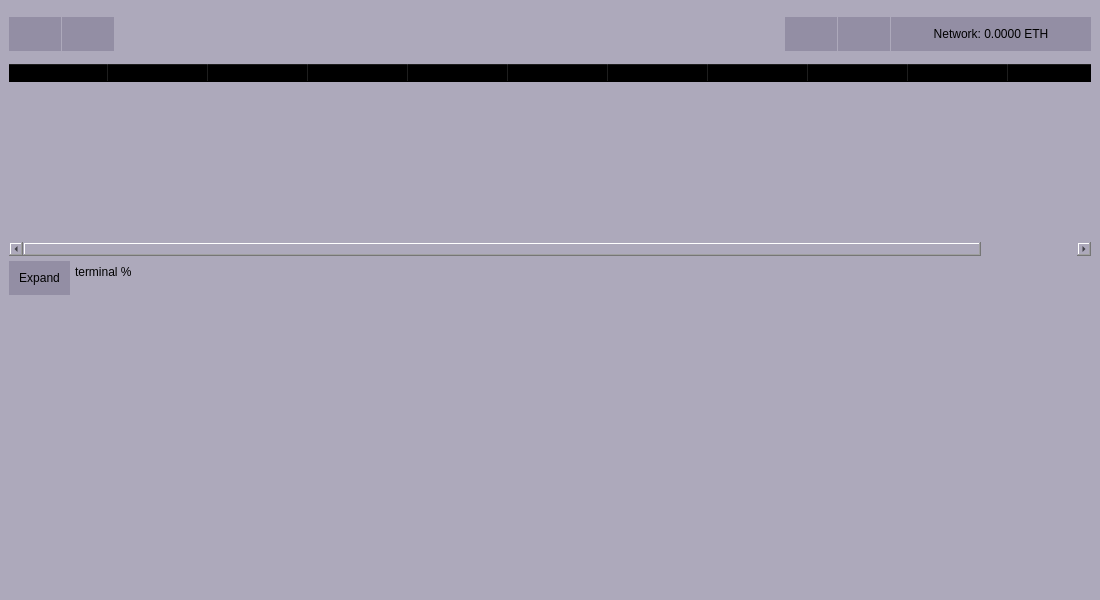
<?xml version="1.0" encoding="UTF-8"?>
<ui version="4.0">
 <class>MainWindow</class>
 <widget class="QMainWindow" name="MainWindow">
  <property name="geometry">
   <rect>
    <x>0</x>
    <y>0</y>
    <width>1100</width>
    <height>600</height>
   </rect>
  </property>
  <property name="windowTitle">
   <string>acorn sh</string>
  </property>
  <widget class="QWidget" name="centralwidget">
   <property name="styleSheet">
    <string notr="true">* {
    border: none;
    background-color: transparent;
    color: fff;
}

#centralwidget {
    background-color: #ada9bb;
}

QPushButton {
    padding: 10px;
    background-color: #938ea4;
    color: fff;
}

QPushButton:pressed {
    background-color: #6d6781;
}

QPushButton:checked {
    background-color: #938ea4;
}

QPushButton[flat=&quot;false&quot;] {
    border: 1px solid #0b2833;
}

#main_body {
    background-color: #ada9bb;
    border-radius: 10px;
}
</string>
   </property>
   <layout class="QVBoxLayout" name="verticalLayout">
    <item alignment="Qt::AlignmentFlag::AlignTop">
     <widget class="QFrame" name="Main">
      <property name="minimumSize">
       <size>
        <width>0</width>
        <height>100</height>
       </size>
      </property>
      <property name="frameShape">
       <enum>QFrame::Shape::StyledPanel</enum>
      </property>
      <property name="frameShadow">
       <enum>QFrame::Shadow::Raised</enum>
      </property>
      <layout class="QVBoxLayout" name="verticalLayout_2">
       <property name="spacing">
        <number>0</number>
       </property>
       <property name="leftMargin">
        <number>0</number>
       </property>
       <property name="topMargin">
        <number>0</number>
       </property>
       <property name="rightMargin">
        <number>0</number>
       </property>
       <property name="bottomMargin">
        <number>0</number>
       </property>
       <item alignment="Qt::AlignmentFlag::AlignTop">
        <widget class="QFrame" name="Header">
         <property name="sizePolicy">
          <sizepolicy hsizetype="Preferred" vsizetype="Minimum">
           <horstretch>0</horstretch>
           <verstretch>0</verstretch>
          </sizepolicy>
         </property>
         <property name="minimumSize">
          <size>
           <width>0</width>
           <height>50</height>
          </size>
         </property>
         <property name="maximumSize">
          <size>
           <width>16777215</width>
           <height>50</height>
          </size>
         </property>
         <property name="frameShape">
          <enum>QFrame::Shape::StyledPanel</enum>
         </property>
         <property name="frameShadow">
          <enum>QFrame::Shadow::Raised</enum>
         </property>
         <layout class="QHBoxLayout" name="horizontalLayout_5">
          <property name="spacing">
           <number>0</number>
          </property>
          <property name="leftMargin">
           <number>0</number>
          </property>
          <property name="topMargin">
           <number>0</number>
          </property>
          <property name="rightMargin">
           <number>0</number>
          </property>
          <property name="bottomMargin">
           <number>0</number>
          </property>
          <item>
           <layout class="QHBoxLayout" name="topBarLayout">
            <property name="spacing">
             <number>1</number>
            </property>
            <property name="sizeConstraint">
             <enum>QLayout::SizeConstraint::SetMinimumSize</enum>
            </property>
            <property name="leftMargin">
             <number>0</number>
            </property>
            <property name="rightMargin">
             <number>0</number>
            </property>
            <item>
             <widget class="QPushButton" name="dashboardButton">
              <property name="text">
               <string/>
              </property>
              <property name="icon">
               <iconset resource="resources.qrc">
                <normaloff>:/images/icons/home.svg</normaloff>:/images/icons/home.svg</iconset>
              </property>
              <property name="iconSize">
               <size>
                <width>16</width>
                <height>16</height>
               </size>
              </property>
             </widget>
            </item>
            <item>
             <widget class="QPushButton" name="hubButton">
              <property name="text">
               <string/>
              </property>
              <property name="icon">
               <iconset resource="resources.qrc">
                <normaloff>:/images/icons/download.svg</normaloff>:/images/icons/download.svg</iconset>
              </property>
              <property name="iconSize">
               <size>
                <width>16</width>
                <height>16</height>
               </size>
              </property>
             </widget>
            </item>
            <item>
             <spacer name="horizontalSpacer">
              <property name="orientation">
               <enum>Qt::Orientation::Horizontal</enum>
              </property>
              <property name="sizeType">
               <enum>QSizePolicy::Policy::Expanding</enum>
              </property>
              <property name="sizeHint" stdset="0">
               <size>
                <width>0</width>
                <height>0</height>
               </size>
              </property>
             </spacer>
            </item>
            <item>
             <widget class="QPushButton" name="helpButton">
              <property name="text">
               <string/>
              </property>
              <property name="icon">
               <iconset resource="resources.qrc">
                <normaloff>:/images/icons/help-circle.svg</normaloff>:/images/icons/help-circle.svg</iconset>
              </property>
              <property name="iconSize">
               <size>
                <width>16</width>
                <height>16</height>
               </size>
              </property>
             </widget>
            </item>
            <item>
             <widget class="QPushButton" name="settingsButton">
              <property name="text">
               <string/>
              </property>
              <property name="icon">
               <iconset resource="resources.qrc">
                <normaloff>:/images/icons/settings.svg</normaloff>:/images/icons/settings.svg</iconset>
              </property>
              <property name="iconSize">
               <size>
                <width>16</width>
                <height>16</height>
               </size>
              </property>
             </widget>
            </item>
            <item>
             <widget class="QPushButton" name="accountButton">
              <property name="minimumSize">
               <size>
                <width>200</width>
                <height>0</height>
               </size>
              </property>
              <property name="text">
               <string>Network: 0.0000 ETH</string>
              </property>
              <property name="icon">
               <iconset resource="resources.qrc">
                <normaloff>:/images/icons/user.svg</normaloff>:/images/icons/user.svg</iconset>
              </property>
              <property name="iconSize">
               <size>
                <width>16</width>
                <height>16</height>
               </size>
              </property>
             </widget>
            </item>
           </layout>
          </item>
         </layout>
        </widget>
       </item>
       <item alignment="Qt::AlignmentFlag::AlignTop">
        <widget class="QFrame" name="Body">
         <property name="sizePolicy">
          <sizepolicy hsizetype="Preferred" vsizetype="Expanding">
           <horstretch>0</horstretch>
           <verstretch>0</verstretch>
          </sizepolicy>
         </property>
         <property name="frameShape">
          <enum>QFrame::Shape::StyledPanel</enum>
         </property>
         <property name="frameShadow">
          <enum>QFrame::Shadow::Raised</enum>
         </property>
         <layout class="QHBoxLayout" name="horizontalLayout_6">
          <property name="spacing">
           <number>0</number>
          </property>
          <property name="leftMargin">
           <number>0</number>
          </property>
          <property name="topMargin">
           <number>0</number>
          </property>
          <property name="rightMargin">
           <number>0</number>
          </property>
          <property name="bottomMargin">
           <number>0</number>
          </property>
          <item>
           <widget class="QStackedWidget" name="stackedWidget">
            <property name="sizePolicy">
             <sizepolicy hsizetype="Preferred" vsizetype="Expanding">
              <horstretch>0</horstretch>
              <verstretch>0</verstretch>
             </sizepolicy>
            </property>
            <widget class="QWidget" name="dashboardPage">
             <layout class="QVBoxLayout" name="dashboardLayout">
              <property name="spacing">
               <number>0</number>
              </property>
              <property name="leftMargin">
               <number>0</number>
              </property>
              <property name="topMargin">
               <number>5</number>
              </property>
              <property name="rightMargin">
               <number>0</number>
              </property>
              <property name="bottomMargin">
               <number>0</number>
              </property>
              <item alignment="Qt::AlignmentFlag::AlignTop">
               <widget class="QFrame" name="frame_4">
                <property name="autoFillBackground">
                 <bool>false</bool>
                </property>
                <property name="styleSheet">
                 <string notr="true"/>
                </property>
                <property name="frameShape">
                 <enum>QFrame::Shape::StyledPanel</enum>
                </property>
                <property name="frameShadow">
                 <enum>QFrame::Shadow::Raised</enum>
                </property>
                <property name="midLineWidth">
                 <number>1</number>
                </property>
                <layout class="QHBoxLayout" name="horizontalLayout_4">
                 <property name="spacing">
                  <number>0</number>
                 </property>
                 <property name="leftMargin">
                  <number>0</number>
                 </property>
                 <property name="topMargin">
                  <number>0</number>
                 </property>
                 <property name="rightMargin">
                  <number>0</number>
                 </property>
                 <property name="bottomMargin">
                  <number>0</number>
                 </property>
                 <item>
                  <widget class="QTableWidget" name="containerTable">
                   <property name="styleSheet">
                    <string notr="true"/>
                   </property>
                   <property name="lineWidth">
                    <number>-3</number>
                   </property>
                   <property name="horizontalScrollBarPolicy">
                    <enum>Qt::ScrollBarPolicy::ScrollBarAsNeeded</enum>
                   </property>
                   <property name="showGrid">
                    <bool>true</bool>
                   </property>
                   <column>
                    <property name="text">
                     <string>Container Name</string>
                    </property>
                   </column>
                   <column>
                    <property name="text">
                     <string>Description</string>
                    </property>
                   </column>
                   <column>
                    <property name="text">
                     <string>Status</string>
                    </property>
                   </column>
                   <column>
                    <property name="text">
                     <string>Time</string>
                    </property>
                   </column>
                   <column>
                    <property name="text">
                     <string>Timer</string>
                    </property>
                   </column>
                   <column>
                    <property name="text">
                     <string>CPU</string>
                    </property>
                   </column>
                   <column>
                    <property name="text">
                     <string>GPU</string>
                    </property>
                   </column>
                   <column>
                    <property name="text">
                     <string>HDD</string>
                    </property>
                   </column>
                   <column>
                    <property name="text">
                     <string>NET</string>
                    </property>
                   </column>
                   <column>
                    <property name="text">
                     <string>Profitability</string>
                    </property>
                   </column>
                   <column>
                    <property name="text">
                     <string>Income</string>
                    </property>
                   </column>
                  </widget>
                 </item>
                </layout>
               </widget>
              </item>
              <item>
               <widget class="QFrame" name="frame_3">
                <property name="frameShape">
                 <enum>QFrame::Shape::StyledPanel</enum>
                </property>
                <property name="frameShadow">
                 <enum>QFrame::Shadow::Raised</enum>
                </property>
                <layout class="QHBoxLayout" name="horizontalLayout">
                 <property name="spacing">
                  <number>1</number>
                 </property>
                 <property name="leftMargin">
                  <number>0</number>
                 </property>
                 <property name="topMargin">
                  <number>5</number>
                 </property>
                 <property name="rightMargin">
                  <number>0</number>
                 </property>
                 <property name="bottomMargin">
                  <number>0</number>
                 </property>
                 <item alignment="Qt::AlignmentFlag::AlignTop">
                  <widget class="QFrame" name="frame_5">
                   <property name="frameShape">
                    <enum>QFrame::Shape::StyledPanel</enum>
                   </property>
                   <property name="frameShadow">
                    <enum>QFrame::Shadow::Raised</enum>
                   </property>
                   <layout class="QHBoxLayout" name="horizontalLayout_2">
                    <property name="spacing">
                     <number>0</number>
                    </property>
                    <property name="leftMargin">
                     <number>0</number>
                    </property>
                    <property name="topMargin">
                     <number>0</number>
                    </property>
                    <property name="rightMargin">
                     <number>0</number>
                    </property>
                    <property name="bottomMargin">
                     <number>0</number>
                    </property>
                    <item>
                     <widget class="QPushButton" name="pushButton">
                      <property name="text">
                       <string>Expand</string>
                      </property>
                     </widget>
                    </item>
                   </layout>
                  </widget>
                 </item>
                 <item alignment="Qt::AlignmentFlag::AlignTop">
                  <widget class="QFrame" name="frame_6">
                   <property name="sizePolicy">
                    <sizepolicy hsizetype="Expanding" vsizetype="Preferred">
                     <horstretch>0</horstretch>
                     <verstretch>0</verstretch>
                    </sizepolicy>
                   </property>
                   <property name="frameShape">
                    <enum>QFrame::Shape::StyledPanel</enum>
                   </property>
                   <property name="frameShadow">
                    <enum>QFrame::Shadow::Raised</enum>
                   </property>
                   <layout class="QHBoxLayout" name="horizontalLayout_3">
                    <property name="spacing">
                     <number>0</number>
                    </property>
                    <property name="leftMargin">
                     <number>0</number>
                    </property>
                    <property name="topMargin">
                     <number>0</number>
                    </property>
                    <property name="rightMargin">
                     <number>0</number>
                    </property>
                    <property name="bottomMargin">
                     <number>0</number>
                    </property>
                    <item>
                     <widget class="QPlainTextEdit" name="terminal">
                      <property name="styleSheet">
                       <string notr="true"/>
                      </property>
                      <property name="readOnly">
                       <bool>true</bool>
                      </property>
                      <property name="plainText">
                       <string>terminal %</string>
                      </property>
                     </widget>
                    </item>
                   </layout>
                  </widget>
                 </item>
                </layout>
               </widget>
              </item>
             </layout>
            </widget>
            <widget class="QWidget" name="hubPage">
             <layout class="QVBoxLayout" name="hubLayout">
              <property name="spacing">
               <number>0</number>
              </property>
              <property name="leftMargin">
               <number>0</number>
              </property>
              <property name="topMargin">
               <number>5</number>
              </property>
              <property name="rightMargin">
               <number>0</number>
              </property>
              <property name="bottomMargin">
               <number>0</number>
              </property>
              <item alignment="Qt::AlignmentFlag::AlignTop">
               <widget class="QFrame" name="frame_2">
                <property name="frameShape">
                 <enum>QFrame::Shape::StyledPanel</enum>
                </property>
                <property name="frameShadow">
                 <enum>QFrame::Shadow::Raised</enum>
                </property>
                <layout class="QHBoxLayout" name="horizontalLayout_8">
                 <property name="spacing">
                  <number>0</number>
                 </property>
                 <property name="leftMargin">
                  <number>0</number>
                 </property>
                 <property name="topMargin">
                  <number>0</number>
                 </property>
                 <property name="rightMargin">
                  <number>0</number>
                 </property>
                 <property name="bottomMargin">
                  <number>0</number>
                 </property>
                 <item>
                  <widget class="QTableWidget" name="hubTableWidget">
                   <column>
                    <property name="text">
                     <string>Name</string>
                    </property>
                   </column>
                   <column>
                    <property name="text">
                     <string>Link</string>
                    </property>
                   </column>
                   <column>
                    <property name="text">
                     <string>Description</string>
                    </property>
                   </column>
                   <column>
                    <property name="text">
                     <string>Stars</string>
                    </property>
                   </column>
                   <column>
                    <property name="text">
                     <string>Install</string>
                    </property>
                   </column>
                   <column>
                    <property name="text">
                     <string>Status</string>
                    </property>
                   </column>
                  </widget>
                 </item>
                </layout>
               </widget>
              </item>
             </layout>
            </widget>
            <widget class="QWidget" name="settingsPage">
             <layout class="QVBoxLayout" name="settingsLayout">
              <property name="spacing">
               <number>0</number>
              </property>
              <property name="leftMargin">
               <number>0</number>
              </property>
              <property name="topMargin">
               <number>5</number>
              </property>
              <property name="rightMargin">
               <number>0</number>
              </property>
              <property name="bottomMargin">
               <number>0</number>
              </property>
              <item alignment="Qt::AlignmentFlag::AlignTop">
               <widget class="QFrame" name="frame_7">
                <property name="frameShape">
                 <enum>QFrame::Shape::StyledPanel</enum>
                </property>
                <property name="frameShadow">
                 <enum>QFrame::Shadow::Raised</enum>
                </property>
                <layout class="QVBoxLayout" name="verticalLayout_3">
                 <property name="spacing">
                  <number>1</number>
                 </property>
                 <property name="leftMargin">
                  <number>0</number>
                 </property>
                 <property name="topMargin">
                  <number>0</number>
                 </property>
                 <property name="rightMargin">
                  <number>0</number>
                 </property>
                 <property name="bottomMargin">
                  <number>0</number>
                 </property>
                 <item alignment="Qt::AlignmentFlag::AlignLeft|Qt::AlignmentFlag::AlignTop">
                  <widget class="QFrame" name="frame_12">
                   <property name="frameShape">
                    <enum>QFrame::Shape::StyledPanel</enum>
                   </property>
                   <property name="frameShadow">
                    <enum>QFrame::Shadow::Raised</enum>
                   </property>
                   <layout class="QHBoxLayout" name="horizontalLayout_13">
                    <property name="spacing">
                     <number>0</number>
                    </property>
                    <property name="leftMargin">
                     <number>0</number>
                    </property>
                    <property name="topMargin">
                     <number>0</number>
                    </property>
                    <property name="rightMargin">
                     <number>0</number>
                    </property>
                    <property name="bottomMargin">
                     <number>0</number>
                    </property>
                    <item>
                     <widget class="QFrame" name="frame_8">
                      <property name="minimumSize">
                       <size>
                        <width>200</width>
                        <height>0</height>
                       </size>
                      </property>
                      <property name="maximumSize">
                       <size>
                        <width>200</width>
                        <height>16777215</height>
                       </size>
                      </property>
                      <property name="frameShape">
                       <enum>QFrame::Shape::StyledPanel</enum>
                      </property>
                      <property name="frameShadow">
                       <enum>QFrame::Shadow::Raised</enum>
                      </property>
                      <layout class="QHBoxLayout" name="horizontalLayout_9">
                       <property name="spacing">
                        <number>0</number>
                       </property>
                       <property name="leftMargin">
                        <number>0</number>
                       </property>
                       <property name="topMargin">
                        <number>0</number>
                       </property>
                       <property name="rightMargin">
                        <number>10</number>
                       </property>
                       <property name="bottomMargin">
                        <number>0</number>
                       </property>
                       <item>
                        <widget class="QPushButton" name="checkPythonButton">
                         <property name="sizePolicy">
                          <sizepolicy hsizetype="Minimum" vsizetype="Minimum">
                           <horstretch>0</horstretch>
                           <verstretch>0</verstretch>
                          </sizepolicy>
                         </property>
                         <property name="text">
                          <string>Python Version</string>
                         </property>
                        </widget>
                       </item>
                      </layout>
                     </widget>
                    </item>
                    <item>
                     <widget class="QLabel" name="pythonLabel">
                      <property name="minimumSize">
                       <size>
                        <width>100</width>
                        <height>0</height>
                       </size>
                      </property>
                      <property name="text">
                       <string/>
                      </property>
                     </widget>
                    </item>
                   </layout>
                  </widget>
                 </item>
                 <item alignment="Qt::AlignmentFlag::AlignLeft|Qt::AlignmentFlag::AlignTop">
                  <widget class="QFrame" name="frame_13">
                   <property name="frameShape">
                    <enum>QFrame::Shape::StyledPanel</enum>
                   </property>
                   <property name="frameShadow">
                    <enum>QFrame::Shadow::Raised</enum>
                   </property>
                   <layout class="QHBoxLayout" name="horizontalLayout_14">
                    <property name="spacing">
                     <number>0</number>
                    </property>
                    <property name="leftMargin">
                     <number>0</number>
                    </property>
                    <property name="topMargin">
                     <number>0</number>
                    </property>
                    <property name="rightMargin">
                     <number>0</number>
                    </property>
                    <property name="bottomMargin">
                     <number>0</number>
                    </property>
                    <item>
                     <widget class="QFrame" name="frame_11">
                      <property name="minimumSize">
                       <size>
                        <width>200</width>
                        <height>0</height>
                       </size>
                      </property>
                      <property name="maximumSize">
                       <size>
                        <width>200</width>
                        <height>16777215</height>
                       </size>
                      </property>
                      <property name="frameShape">
                       <enum>QFrame::Shape::StyledPanel</enum>
                      </property>
                      <property name="frameShadow">
                       <enum>QFrame::Shadow::Raised</enum>
                      </property>
                      <layout class="QHBoxLayout" name="horizontalLayout_12">
                       <property name="spacing">
                        <number>0</number>
                       </property>
                       <property name="leftMargin">
                        <number>0</number>
                       </property>
                       <property name="topMargin">
                        <number>0</number>
                       </property>
                       <property name="rightMargin">
                        <number>10</number>
                       </property>
                       <property name="bottomMargin">
                        <number>0</number>
                       </property>
                       <item>
                        <widget class="QPushButton" name="checkDockerInstallButton">
                         <property name="sizePolicy">
                          <sizepolicy hsizetype="Minimum" vsizetype="Minimum">
                           <horstretch>0</horstretch>
                           <verstretch>0</verstretch>
                          </sizepolicy>
                         </property>
                         <property name="text">
                          <string>Docker Install</string>
                         </property>
                        </widget>
                       </item>
                      </layout>
                     </widget>
                    </item>
                    <item>
                     <widget class="QLabel" name="dockerInstallLabel">
                      <property name="minimumSize">
                       <size>
                        <width>100</width>
                        <height>0</height>
                       </size>
                      </property>
                      <property name="text">
                       <string/>
                      </property>
                     </widget>
                    </item>
                   </layout>
                  </widget>
                 </item>
                 <item alignment="Qt::AlignmentFlag::AlignLeft|Qt::AlignmentFlag::AlignTop">
                  <widget class="QFrame" name="frame_14">
                   <property name="frameShape">
                    <enum>QFrame::Shape::StyledPanel</enum>
                   </property>
                   <property name="frameShadow">
                    <enum>QFrame::Shadow::Raised</enum>
                   </property>
                   <layout class="QHBoxLayout" name="horizontalLayout_15">
                    <property name="spacing">
                     <number>0</number>
                    </property>
                    <property name="leftMargin">
                     <number>0</number>
                    </property>
                    <property name="topMargin">
                     <number>0</number>
                    </property>
                    <property name="rightMargin">
                     <number>0</number>
                    </property>
                    <property name="bottomMargin">
                     <number>0</number>
                    </property>
                    <item>
                     <widget class="QFrame" name="frame_9">
                      <property name="minimumSize">
                       <size>
                        <width>200</width>
                        <height>0</height>
                       </size>
                      </property>
                      <property name="maximumSize">
                       <size>
                        <width>200</width>
                        <height>16777215</height>
                       </size>
                      </property>
                      <property name="frameShape">
                       <enum>QFrame::Shape::StyledPanel</enum>
                      </property>
                      <property name="frameShadow">
                       <enum>QFrame::Shadow::Raised</enum>
                      </property>
                      <layout class="QHBoxLayout" name="horizontalLayout_10">
                       <property name="spacing">
                        <number>0</number>
                       </property>
                       <property name="leftMargin">
                        <number>0</number>
                       </property>
                       <property name="topMargin">
                        <number>0</number>
                       </property>
                       <property name="rightMargin">
                        <number>10</number>
                       </property>
                       <property name="bottomMargin">
                        <number>0</number>
                       </property>
                       <item>
                        <widget class="QPushButton" name="checkWeb3Button">
                         <property name="sizePolicy">
                          <sizepolicy hsizetype="Minimum" vsizetype="Minimum">
                           <horstretch>0</horstretch>
                           <verstretch>0</verstretch>
                          </sizepolicy>
                         </property>
                         <property name="text">
                          <string>Web3 Connection</string>
                         </property>
                        </widget>
                       </item>
                      </layout>
                     </widget>
                    </item>
                    <item>
                     <widget class="QLabel" name="web3StatusLabel">
                      <property name="minimumSize">
                       <size>
                        <width>100</width>
                        <height>0</height>
                       </size>
                      </property>
                      <property name="text">
                       <string/>
                      </property>
                     </widget>
                    </item>
                   </layout>
                  </widget>
                 </item>
                 <item alignment="Qt::AlignmentFlag::AlignLeft|Qt::AlignmentFlag::AlignTop">
                  <widget class="QFrame" name="frame_15">
                   <property name="frameShape">
                    <enum>QFrame::Shape::StyledPanel</enum>
                   </property>
                   <property name="frameShadow">
                    <enum>QFrame::Shadow::Raised</enum>
                   </property>
                   <layout class="QHBoxLayout" name="horizontalLayout_16">
                    <property name="spacing">
                     <number>0</number>
                    </property>
                    <property name="leftMargin">
                     <number>0</number>
                    </property>
                    <property name="topMargin">
                     <number>0</number>
                    </property>
                    <property name="rightMargin">
                     <number>0</number>
                    </property>
                    <property name="bottomMargin">
                     <number>0</number>
                    </property>
                    <item>
                     <widget class="QFrame" name="frame_10">
                      <property name="minimumSize">
                       <size>
                        <width>200</width>
                        <height>0</height>
                       </size>
                      </property>
                      <property name="maximumSize">
                       <size>
                        <width>200</width>
                        <height>16777215</height>
                       </size>
                      </property>
                      <property name="frameShape">
                       <enum>QFrame::Shape::StyledPanel</enum>
                      </property>
                      <property name="frameShadow">
                       <enum>QFrame::Shadow::Raised</enum>
                      </property>
                      <layout class="QHBoxLayout" name="horizontalLayout_11">
                       <property name="spacing">
                        <number>0</number>
                       </property>
                       <property name="leftMargin">
                        <number>0</number>
                       </property>
                       <property name="topMargin">
                        <number>0</number>
                       </property>
                       <property name="rightMargin">
                        <number>10</number>
                       </property>
                       <property name="bottomMargin">
                        <number>0</number>
                       </property>
                       <item alignment="Qt::AlignmentFlag::AlignTop">
                        <widget class="QPushButton" name="checkAccounteButton">
                         <property name="sizePolicy">
                          <sizepolicy hsizetype="Minimum" vsizetype="Minimum">
                           <horstretch>0</horstretch>
                           <verstretch>0</verstretch>
                          </sizepolicy>
                         </property>
                         <property name="text">
                          <string>Account</string>
                         </property>
                        </widget>
                       </item>
                      </layout>
                     </widget>
                    </item>
                    <item>
                     <widget class="QFrame" name="frame_16">
                      <property name="frameShape">
                       <enum>QFrame::Shape::StyledPanel</enum>
                      </property>
                      <property name="frameShadow">
                       <enum>QFrame::Shadow::Raised</enum>
                      </property>
                      <layout class="QVBoxLayout" name="verticalLayout_4">
                       <property name="spacing">
                        <number>0</number>
                       </property>
                       <property name="leftMargin">
                        <number>0</number>
                       </property>
                       <property name="topMargin">
                        <number>0</number>
                       </property>
                       <property name="rightMargin">
                        <number>0</number>
                       </property>
                       <property name="bottomMargin">
                        <number>0</number>
                       </property>
                       <item>
                        <widget class="QLabel" name="addressLabel">
                         <property name="minimumSize">
                          <size>
                           <width>100</width>
                           <height>0</height>
                          </size>
                         </property>
                         <property name="text">
                          <string/>
                         </property>
                        </widget>
                       </item>
                       <item>
                        <widget class="QLabel" name="balanceLabel">
                         <property name="minimumSize">
                          <size>
                           <width>100</width>
                           <height>0</height>
                          </size>
                         </property>
                         <property name="text">
                          <string/>
                         </property>
                        </widget>
                       </item>
                      </layout>
                     </widget>
                    </item>
                   </layout>
                  </widget>
                 </item>
                 <item>
                  <spacer name="verticalSpacer">
                   <property name="orientation">
                    <enum>Qt::Orientation::Vertical</enum>
                   </property>
                   <property name="sizeHint" stdset="0">
                    <size>
                     <width>20</width>
                     <height>40</height>
                    </size>
                   </property>
                  </spacer>
                 </item>
                </layout>
               </widget>
              </item>
             </layout>
            </widget>
            <widget class="QWidget" name="accountPage">
             <layout class="QVBoxLayout" name="balanceLayout">
              <property name="spacing">
               <number>0</number>
              </property>
              <property name="leftMargin">
               <number>0</number>
              </property>
              <property name="topMargin">
               <number>5</number>
              </property>
              <property name="rightMargin">
               <number>0</number>
              </property>
              <property name="bottomMargin">
               <number>0</number>
              </property>
              <item alignment="Qt::AlignmentFlag::AlignTop">
               <widget class="QFrame" name="frame">
                <property name="frameShape">
                 <enum>QFrame::Shape::StyledPanel</enum>
                </property>
                <property name="frameShadow">
                 <enum>QFrame::Shadow::Raised</enum>
                </property>
                <layout class="QHBoxLayout" name="horizontalLayout_7">
                 <property name="spacing">
                  <number>0</number>
                 </property>
                 <property name="leftMargin">
                  <number>0</number>
                 </property>
                 <property name="topMargin">
                  <number>0</number>
                 </property>
                 <property name="rightMargin">
                  <number>0</number>
                 </property>
                 <property name="bottomMargin">
                  <number>0</number>
                 </property>
                 <item>
                  <widget class="QLabel" name="accountLabel">
                   <property name="text">
                    <string>Account page</string>
                   </property>
                  </widget>
                 </item>
                </layout>
               </widget>
              </item>
             </layout>
            </widget>
           </widget>
          </item>
         </layout>
        </widget>
       </item>
      </layout>
     </widget>
    </item>
   </layout>
  </widget>
 </widget>
 <resources>
  <include location="resources.qrc"/>
 </resources>
 <connections/>
</ui>
